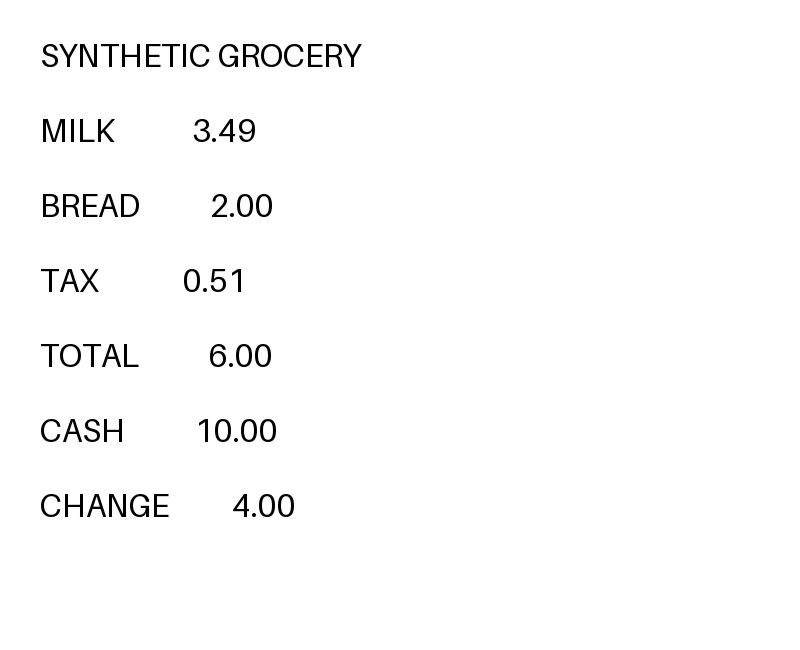
#> input picture tests/fixtures/synthetic-receipt.png, 800 x 650 px
$ python camera_fixture.py
#> lines starting #> are read from the running program, lines starting #| are printed output that depends on the picture
"""M5/P-01 synthetic browser camera input; no real camera/accuracy claim."""
from pathlib import Path
import cv2
import numpy as np
from PIL import Image
root=Path(__file__).resolve().parents[1]
image=np.array(Image.open(root/'tests/fixtures/synthetic-receipt.png').convert('RGB'))
#> image is the input picture: shape (650, 800, 3); min 0, max 255, mean 250.6
yuv=cv2.cvtColor(image,cv2.COLOR_RGB2YUV_I420)
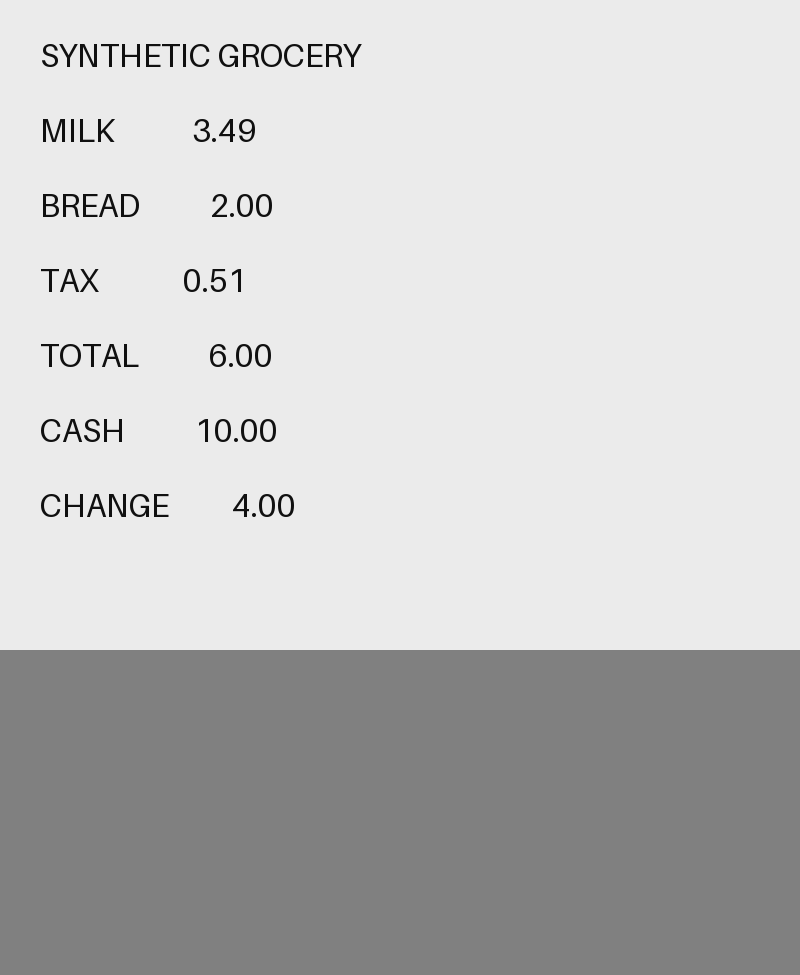
#> yuv: shape (975, 800); min 16, max 235, mean 196.8
(root/'.data').mkdir(exist_ok=True)
with (root/'.data/camera.y4m').open('wb') as output:
    output.write(f'YUV4MPEG2 W{image.shape[1]} H{image.shape[0]} F30:1 Ip A1:1 C420jpeg\n'.encode())
    for _ in range(2):output.write(b'FRAME\n'+yuv.tobytes())
